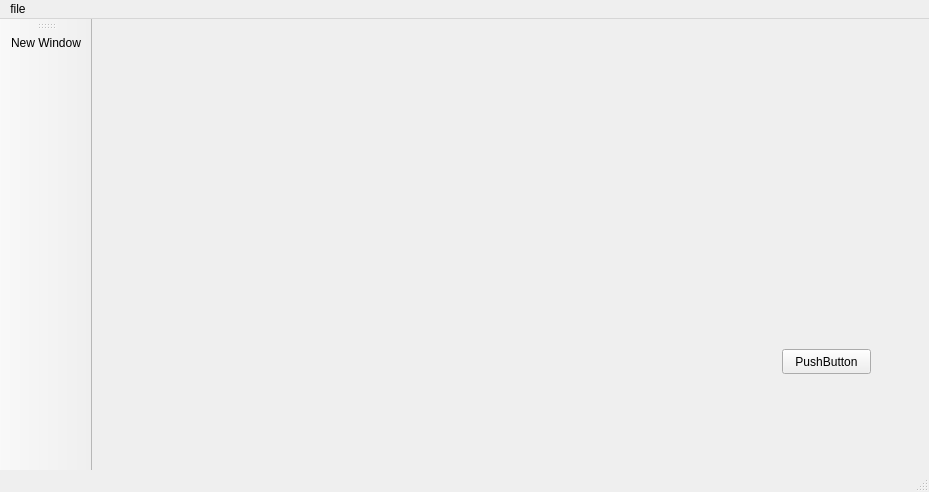
<?xml version="1.0" encoding="UTF-8"?>
<ui version="4.0">
 <class>MainWindow</class>
 <widget class="QMainWindow" name="MainWindow">
  <property name="geometry">
   <rect>
    <x>0</x>
    <y>0</y>
    <width>929</width>
    <height>492</height>
   </rect>
  </property>
  <property name="windowTitle">
   <string>MainWindow</string>
  </property>
  <widget class="QWidget" name="centralWidget">
   <widget class="QPushButton" name="pushButton">
    <property name="geometry">
     <rect>
      <x>690</x>
      <y>330</y>
      <width>89</width>
      <height>25</height>
     </rect>
    </property>
    <property name="text">
     <string>PushButton</string>
    </property>
   </widget>
  </widget>
  <widget class="QToolBar" name="mainToolBar">
   <attribute name="toolBarArea">
    <enum>LeftToolBarArea</enum>
   </attribute>
   <attribute name="toolBarBreak">
    <bool>false</bool>
   </attribute>
   <addaction name="actionNew_Window"/>
  </widget>
  <widget class="QStatusBar" name="statusBar"/>
  <widget class="QMenuBar" name="menuBar">
   <property name="geometry">
    <rect>
     <x>0</x>
     <y>0</y>
     <width>929</width>
     <height>28</height>
    </rect>
   </property>
   <widget class="QMenu" name="menufile">
    <property name="title">
     <string>file</string>
    </property>
    <addaction name="actionNew_Window"/>
   </widget>
   <addaction name="menufile"/>
  </widget>
  <action name="actionNew_Window">
   <property name="text">
    <string>New Window</string>
   </property>
  </action>
 </widget>
 <layoutdefault spacing="6" margin="11"/>
 <resources/>
 <connections>
  <connection>
   <sender>pushButton</sender>
   <signal>clicked()</signal>
   <receiver>MainWindow</receiver>
   <slot>close()</slot>
   <hints>
    <hint type="sourcelabel">
     <x>881</x>
     <y>382</y>
    </hint>
    <hint type="destinationlabel">
     <x>244</x>
     <y>271</y>
    </hint>
   </hints>
  </connection>
 </connections>
</ui>
